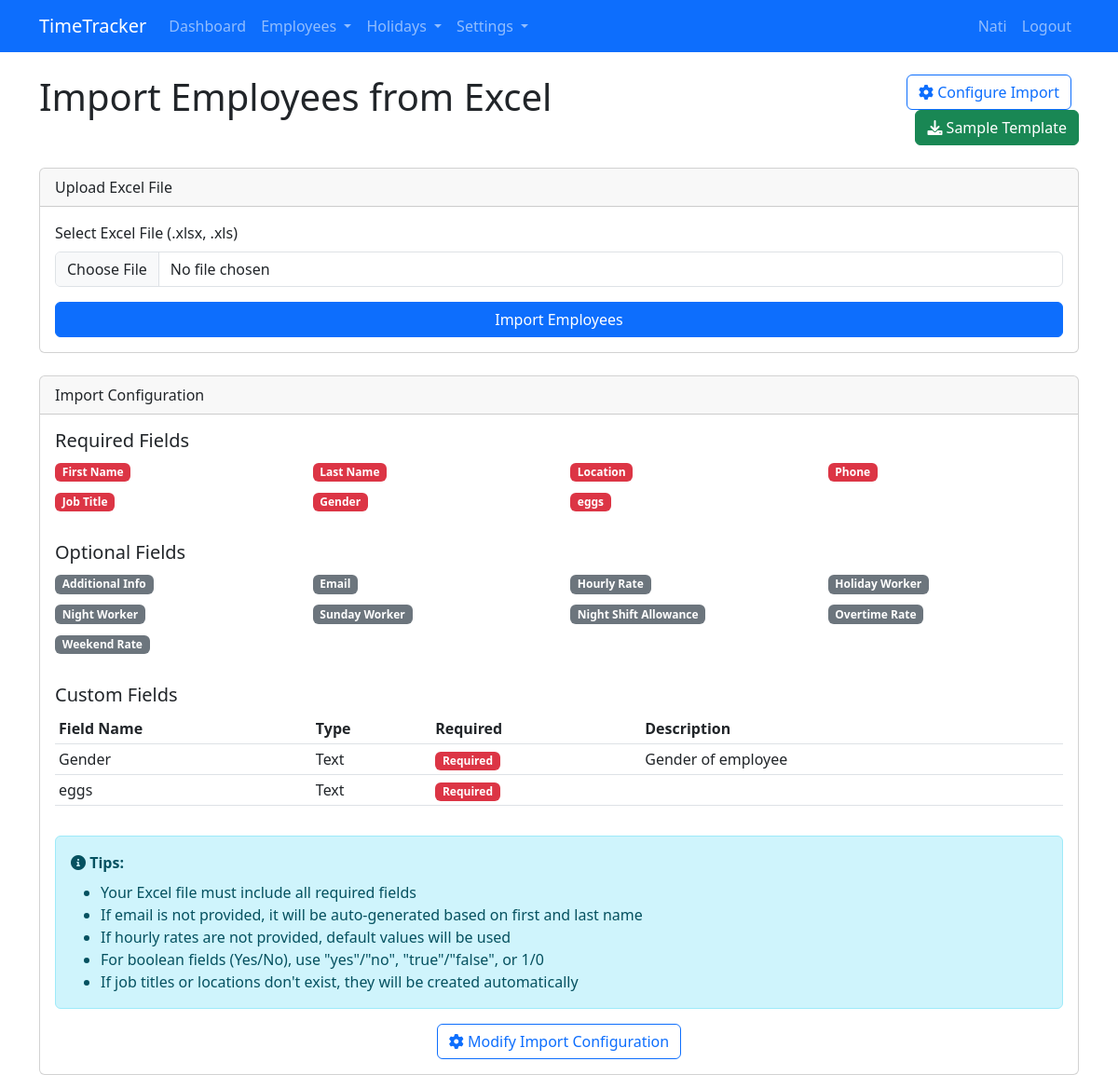
The page /import_employees (signed in) on the database its author committed.
### app.py (models this page shows, shortened)
class User(UserMixin, db.Model):
    id = db.Column(db.Integer, primary_key=True)
    username = db.Column(db.String(80), unique=True, nullable=False)
    email = db.Column(db.String(120), unique=True, nullable=False)
    password_hash = db.Column(db.String(128))
    is_admin = db.Column(db.Boolean, default=False)
    company_id = db.Column(db.Integer, db.ForeignKey('company.id'))

class ImportConfig(db.Model):
    id = db.Column(db.Integer, primary_key=True)
    company_id = db.Column(db.Integer, db.ForeignKey('company.id'), nullable=False)
    field_name = db.Column(db.String(100), nullable=False)
    is_standard = db.Column(db.Boolean, default=True)
    is_required = db.Column(db.Boolean, default=False)
    company = db.relationship('Company', backref='import_configs')
    __table_args__ = (db.UniqueConstraint('company_id', 'field_name', name='_company_field_name_uc'),)

class CustomField(db.Model):
    id = db.Column(db.Integer, primary_key=True)
    company_id = db.Column(db.Integer, db.ForeignKey('company.id'), nullable=False)
    name = db.Column(db.String(100), nullable=False)
    field_type = db.Column(db.String(50), nullable=False)  # text, number, boolean, date, select
    is_required = db.Column(db.Boolean, default=False)
    description = db.Column(db.Text)
    company = db.relationship('Company', backref='custom_fields')
    __table_args__ = (db.UniqueConstraint('company_id', 'name', name='_company_custom_field_uc'),)

### app.py (the view, shortened to what this page needs)
@app.route('/import_employees', methods=['GET', 'POST'])
@login_required
def import_employees():
    if not current_user.is_admin:
        flash('Access denied.')
        return redirect(url_for('dashboard'))
    standard_configs = ImportConfig.query.filter_by(
        company_id=current_user.company.id,
        is_standard=True
    ).all()
    field_display_names = {
        'first_name': 'First Name',
        'last_name': 'Last Name',
        'email': 'Email',
        'phone': 'Phone',
        'title': 'Job Title',
        'location': 'Location',
        'hourly_rate': 'Hourly Rate',
        'overtime_rate': 'Overtime Rate',
        'weekend_rate': 'Weekend Rate',
        'is_sunday_worker': 'Sunday Worker',
        'is_holiday_worker': 'Holiday Worker',
        'is_night_worker': 'Night Worker',
        'night_shift_allowance': 'Night Shift Allowance',
        'additional_info': 'Additional Info'
    }
    required_fields = []
    optional_fields = []
    for config in standard_configs:
        display_name = field_display_names.get(config.field_name, config.field_name)
        field_info = {
            'name': config.field_name,
            'display_name': display_name
        }
        if config.is_required:
            required_fields.append(field_info)
        else:
            optional_fields.append(field_info)
    custom_fields = CustomField.query.filter_by(company_id=current_user.company.id).all()
    for field in custom_fields:
        if field.is_required:
            required_fields.append({
                'name': field.name,
                'display_name': field.name
            })
    return render_template('import_employees.html',
                          required_fields=required_fields,
                          optional_fields=optional_fields,
                          custom_fields=custom_fields)

### app.py (called while the page is built)
@login_manager.user_loader
def load_user(user_id):
    return User.query.get(int(user_id))

### templates/import_employees.html (shortened to what this page needs)
{% extends "base.html" %}
{% block content %}
<div class="row mb-4">
    <div class="col-md-8">
        <h1>Import Employees from Excel</h1>
    </div>
    <div class="col-md-4 text-end">
        <a href="{{ url_for('import_configuration') }}" class="btn btn-outline-primary me-2">
            <i class="fas fa-cog"></i> Configure Import
        </a>
        <a href="{{ url_for('download_sample_excel') }}" class="btn btn-success">
            <i class="fas fa-download"></i> Sample Template
        </a>
    </div>
</div>
<div class="row">
    <div class="col-md-12">
        <div class="card mb-4">
            <div class="card-header">Upload Excel File</div>
            <div class="card-body">
                <form method="POST" enctype="multipart/form-data">
                    <div class="mb-3">
                        <label for="file" class="form-label">Select Excel File (.xlsx, .xls)</label>
                        <input type="file" class="form-control" id="file" name="file" accept=".xlsx, .xls" required>
                    </div>
                    <div class="d-grid">
                        <button type="submit" class="btn btn-primary">Import Employees</button>
                    </div>
                </form>
            </div>
        </div>
        <div class="card">
            <div class="card-header">Import Configuration</div>
            <div class="card-body">
                <h5>Required Fields</h5>
                <div class="row">
                    {% for field in required_fields %}
                    <div class="col-md-3 mb-2">
                        <span class="badge bg-danger">{{ field.display_name }}</span>
                    </div>
                    {% endfor %}
                </div>
                <h5 class="mt-4">Optional Fields</h5>
                <div class="row">
                    {% for field in optional_fields %}
                    <div class="col-md-3 mb-2">
                        <span class="badge bg-secondary">{{ field.display_name }}</span>
                    </div>
                    {% endfor %}
                </div>
                {% if custom_fields %}
                <h5 class="mt-4">Custom Fields</h5>
                <div class="table-responsive">
                    <table class="table table-sm">
                        <thead>
                            <tr>
                                <th>Field Name</th>
                                <th>Type</th>
                                <th>Required</th>
                                <th>Description</th>
                            </tr>
                        </thead>
                        <tbody>
                            {% for field in custom_fields %}
                            <tr>
                                <td>{{ field.name }}</td>
                                <td>
                                    {% if field.field_type == 'text' %}
                                        Text
                                    {% elif field.field_type == 'number' %}
                                        Number
                                    {% elif field.field_type == 'boolean' %}
                                        Yes/No
                                    {% elif field.field_type == 'date' %}
                                        Date
                                    {% elif field.field_type == 'select' %}
                                        Dropdown
                                    {% endif %}
                                </td>
                                <td>
                                    {% if field.is_required %}
                                    <span class="badge bg-danger">Required</span>
                                    {% else %}
                                    <span class="badge bg-secondary">Optional</span>
                                    {% endif %}
                                </td>
                                <td>{{ field.description }}</td>
                            </tr>
                            {% endfor %}
                        </tbody>
                    </table>
                </div>
                {% endif %}
                <div class="alert alert-info mt-3">
                    <p class="mb-0"><i class="fas fa-info-circle"></i> <strong>Tips:</strong></p>
                    <ul class="mb-0 mt-2">
                        <li>Your Excel file must include all required fields</li>
                        <li>If email is not provided, it will be auto-generated based on first and last name</li>
                        <li>If hourly rates are not provided, default values will be used</li>
                        <li>For boolean fields (Yes/No), use "yes"/"no", "true"/"false", or 1/0</li>
                        <li>If job titles or locations don't exist, they will be created automatically</li>
                    </ul>
                </div>
                <div class="text-center mt-3">
                    <a href="{{ url_for('import_configuration') }}" class="btn btn-outline-primary">
                        <i class="fas fa-cog"></i> Modify Import Configuration
                    </a>
                </div>
            </div>
        </div>
    </div>
</div>
{% endblock %}

### templates/base.html (shortened to what this page needs)
<!DOCTYPE html>
<html lang="en">
<head>
    <link href="https://cdn.jsdelivr.net/npm/bootstrap@5.3.0-alpha1/dist/css/bootstrap.min.css" rel="stylesheet">
    <link href="https://cdnjs.cloudflare.com/ajax/libs/font-awesome/6.0.0/css/all.min.css" rel="stylesheet">
</head>
<body>
    <nav class="navbar navbar-expand-lg navbar-dark bg-primary">
        <div class="container">
            <a class="navbar-brand" href="{{ url_for('index') }}">TimeTracker</a>
            <div class="collapse navbar-collapse" id="navbarNav">
                <ul class="navbar-nav me-auto">
                    {% if current_user.is_authenticated %}
                    <li class="nav-item">
                        <a class="nav-link" href="{{ url_for('dashboard') }}">Dashboard</a>
                    </li>
                    {% if current_user.is_admin %}
                    <li class="nav-item dropdown">
                        <a class="nav-link dropdown-toggle" href="#" id="employeesDropdown" role="button" data-bs-toggle="dropdown" aria-expanded="false">
                            Employees
                        </a>
                    </li>
                    <li class="nav-item dropdown">
                        <a class="nav-link dropdown-toggle" href="#" id="holidaysDropdown" role="button" data-bs-toggle="dropdown" aria-expanded="false">
                            Holidays
                        </a>
                    </li>
                    <li class="nav-item dropdown">
                        <a class="nav-link dropdown-toggle" href="#" id="settingsDropdown" role="button" data-bs-toggle="dropdown" aria-expanded="false">
                            Settings
                        </a>
                    </li>
                    {% endif %}
                    {% endif %}
                </ul>
                <ul class="navbar-nav">
                    {% if current_user.is_authenticated %}
                    <li class="nav-item">
                        <span class="nav-link">{{ current_user.username }}</span>
                    </li>
                    <li class="nav-item">
                        <a class="nav-link" href="{{ url_for('logout') }}">Logout</a>
                    </li>
                    {% endif %}
                </ul>
            </div>
        </div>
    </nav>
    <div class="container mt-4">
        {% block content %}{% endblock %}
    </div>
</body>
</html>

### rows shown on the page
User: username "Nati"
ImportConfig: display_name "First Name"
ImportConfig: display_name "Last Name"
ImportConfig: display_name "Location"
ImportConfig: display_name "Phone"
ImportConfig: display_name "Job Title"
CustomField: display_name "Gender", name "Gender", field_type "Text", is_required "Required", description "Gender of employee"
CustomField: display_name "eggs", name "eggs", field_type "Text", is_required "Required"
ImportConfig: display_name "Additional Info"
ImportConfig: display_name "Email"
ImportConfig: display_name "Hourly Rate"
ImportConfig: display_name "Holiday Worker"
ImportConfig: display_name "Night Worker"
ImportConfig: display_name "Sunday Worker"
ImportConfig: display_name "Night Shift Allowance"
ImportConfig: display_name "Overtime Rate"
ImportConfig: display_name "Weekend Rate"
